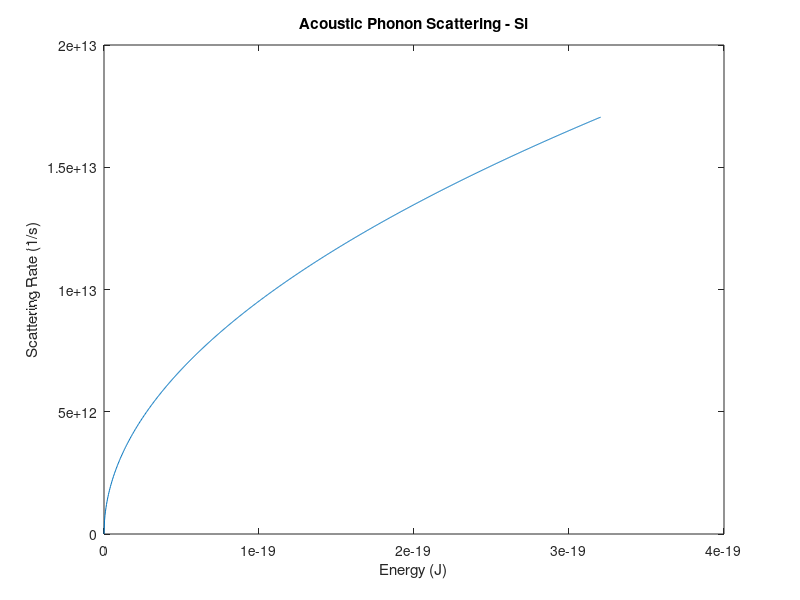
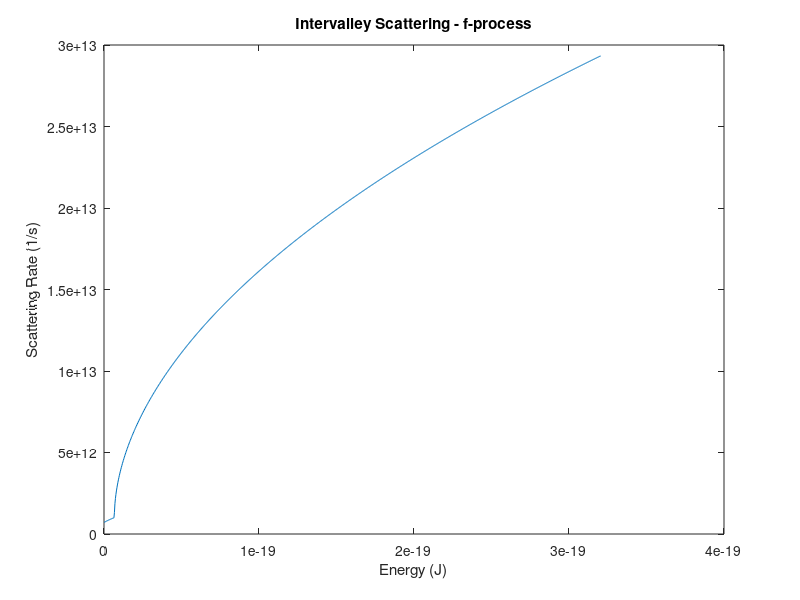
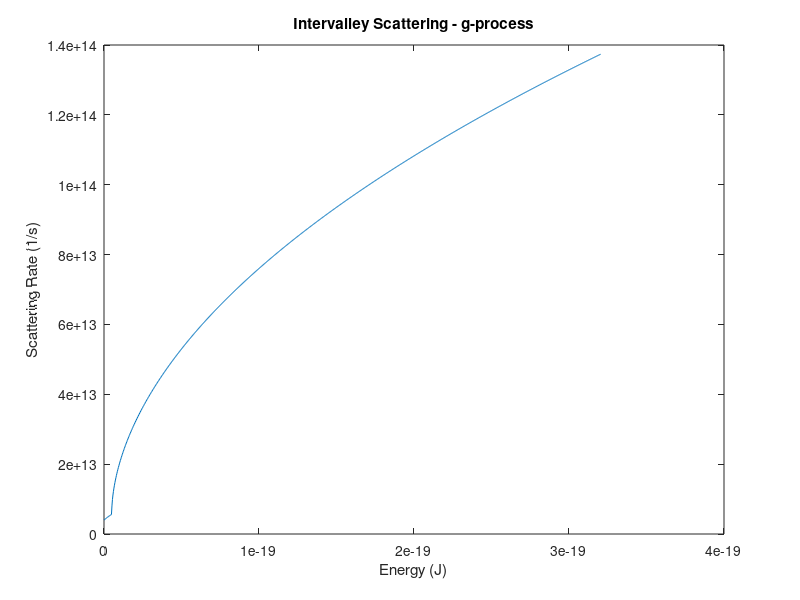
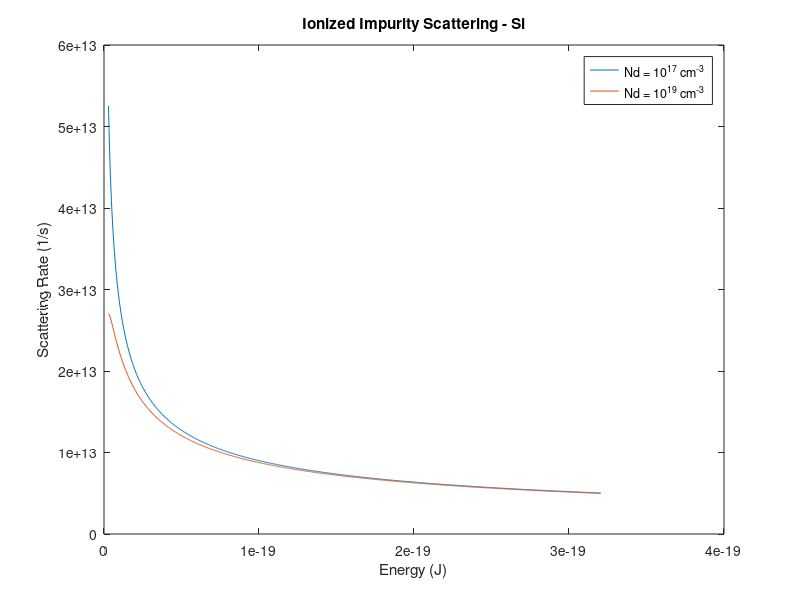

Reproduce these figures in MATLAB, in order.
% Si

close all;
clear;

e = 1.602e-19; % charge of an electron/proton
%hbar = 6.582e-16; % Reduced Planck's Constant (eV*s)
hbar = 1.054e-34; % (J*s)
%rho = 2.329; % mass density (g/cm^3)
rho = 2329; % (kg/m^3)
%kT = 0.0259; % (eV) 
kT = 0.0259*e; %(J)
%vs = 9.04e5; % longitudinal acoustic velocity (cm/s)
vs = 9040; % (m/s)
%Dac = 9.5; % electron acoustic deformation potential (eV)
Dac = 9.5 * e; % (J)
%mo = 9.11e-28; % g 
mo = 9.11e-31; % kg
ml = 0.98*mo;
mt = 0.19*mo;
%mdos = 6^(2/3)*(ml*mt^2)^(1/3);
mdos = (0.98*0.19^2)^(1/3)*mo;
Ec = 0;
E = linspace(0,2*e,1001); % 0 to 2*e Joules

% ---------------------------------------------------------------------------------------
% Acoustic Phonon Scattering - within elastic and equipartition approximations
% ---------------------------------------------------------------------------------------

gc3d = zeros(1001);
G = zeros(1001);

for i = 1:1001
   %gc3d(i) = 6/(2*pi^2) * (2*mdos/hbar^2)^(3/2) * sqrt(E(i) - Ec);
   %G(i) = 2 * 2*pi/hbar * Dac^2 * kT/(2*rho*vs^2) * (1/2) * gc3d(i);
   G(i) = (Dac^2 * kT)/(2*pi*hbar*rho*(vs^2)) * (2*mdos/(hbar^2))^(3/2) * E(i)^(1/2);
end

plot(E,G(1:1001));
title('Acoustic Phonon Scattering - Si');
xlabel('Energy (J)');
ylabel('Scattering Rate (1/s)');

% ---------------------------------------------------------------------------------------
% Equivalent Intervalley Scattering - g and f processes, absorption and emission for each
% ---------------------------------------------------------------------------------------

% f processes - 1 final valley in Si
% g processes - 4 final valleys in Si
Giv_abs_g = zeros(1001);
Giv_em_g = zeros(1001);
Giv_both_g = zeros(1001);

Giv_abs_f = zeros(1001);
Giv_em_f = zeros(1001);
Giv_both_f = zeros(1001);

gc3d_abs_g = zeros(1001);
gc3d_em_g = zeros(1001);
gc3d_abs_f = zeros(1001);
gc3d_em_f = zeros(1001);

% g-type X-X
%Dif_TA_g = 0.5e8; %(eV/cm)
%Dif_TA_g = 5e9; % (eV/m)
Dif_TA_g = 5e9 * e; % (J/m)
%Dif_LA_g = 0.8e8;
%Dif_LA_g = 8e9; % (eV/m)
Dif_LA_g = 8e9 * e; % (J/m)
%Dif_LO_g = 11e8;
%Dif_LO_g = 110e9; %(eV/m)
Dif_LO_g = 110e9 * e; %(J/m)
Dif_g = (Dif_TA_g + Dif_LA_g + Dif_LO_g) / 3;

% f-type X-X
%Dif_TA_f = 0.3e8;
%Dif_TA_f = 3e9; %(eV/m)
Dif_TA_f = 3e9 * e; %(J/m)
%Dif_LA_f = 2e8;
%Dif_LA_f = 20e9; %(eV/m)
Dif_LA_f = 20e9 * e; %(J/m)
%Dif_LO_f = 2e8;
%Dif_LO_f = 20e9; %(eV/m)
Dif_LO_f = 20e9 * e; %(J/m)
Dif_f = (Dif_TA_f + Dif_LA_f + Dif_LO_f) / 3;

Zf_f = 1; % Number of final valleys
Zf_g = 4;

delta_Eif = 0; % 0 for equivalent valley scattering in Si
Eiv_g = e*(0.012 + 0.019 + 0.062) / 3; % (J) %0.062? 
Eiv_f = e*(0.019 + 0.047 + 0.059) / 3;

wif_f = Eiv_f/hbar;
wif_g = Eiv_g/hbar;

Nif_f = 1/(exp(Eiv_f/kT) - 1); % given by Bose-Einstein Distribution Function
Nif_g = 1/(exp(Eiv_g/kT) - 1);

for i = 1:1001
   
   gc3d_abs_f(i) = 6/(2*pi^2) * (2*ml/hbar^2)^(3/2) * real(sqrt(E(i) + Eiv_f - delta_Eif));
   %gc3d_em_f(i) = 6/(2*pi^2) * (2*mdos/hbar^2)^(3/2) * real(sqrt(E(i) - Eiv_f - delta_Eif));
   
   gc3d_abs_g(i) = 6/(2*pi^2) * (2*mt/hbar^2)^(3/2) * real(sqrt(E(i) + Eiv_g - delta_Eif));
   %gc3d_em_g(i) = 6/(2*pi^2) * (2*mdos/hbar^2)^(3/2) * real(sqrt(E(i) - Eiv_g - delta_Eif));
   
   Giv_abs_f(i) = (pi*Dif_f^2*Zf_f)/(2*rho*wif_f) * Nif_f * gc3d_abs_f(i); %absorption
   %Giv_em_f(i) = (pi*Dif_f^2*Zf_f)/(2*rho*wif_f) *(Nif_f + 1) * gc3d_em_f(i); %emission
   
   Giv_abs_g(i) = (pi*Dif_g^2*Zf_g)/(2*rho*wif_g) * Nif_g * gc3d_abs_g(i);
   %Giv_em_g(i) = (pi*Dif_g^2*Zf_g)/(2*rho*wif_g) *(Nif_g + 1) * gc3d_em_g(i);
   
   if (E(i) >= Eiv_f)
       gc3d_em_f(i) = 6/(2*pi^2) * (2*ml/hbar^2)^(3/2) * real(sqrt(E(i) - Eiv_f - delta_Eif));
       Giv_em_f(i) = (pi*Dif_f^2*Zf_f)/(2*rho*wif_f) *(Nif_f + 1) * gc3d_em_f(i); %emission
   else
       Giv_em_f(i) = 0;
   end
   
   if (E(i) >= Eiv_g)
       gc3d_em_g(i) = 6/(2*pi^2) * (2*mt/hbar^2)^(3/2) * real(sqrt(E(i) - Eiv_g - delta_Eif));
       Giv_em_g(i) = (pi*Dif_g^2*Zf_g)/(2*rho*wif_g) *(Nif_g + 1) * gc3d_em_g(i);
   else
       Giv_em_g(i) = 0;
   end
   
   Giv_both_f(i) = Giv_abs_f(i) + Giv_em_f(i);
   Giv_both_g(i) = Giv_abs_g(i) + Giv_em_g(i);
   
end

figure();
plot(E,Giv_both_f(1:1001));
title('Intervalley Scattering - f-process');
xlabel('Energy (J)');
ylabel('Scattering Rate (1/s)');

figure();
plot(E,Giv_both_g(1:1001));
title('Intervalley Scattering - g-process');
xlabel('Energy (J)');
ylabel('Scattering Rate (1/s)');

% ---------------------------------------------------------------------------------------
% Ionized impurity scattering at doping densities of 10^17 and 10^19 cm^-3
% ---------------------------------------------------------------------------------------
q = e;
%Nd_17 = 1e17; % cm^-3
Nd_17 = 1e23; % m^-3
%Nd_19 = 1e19;
Nd_19 = 1e25; % m^-3
Z = 1; 
Es = 11.7; % relative dielectric constant
Eo = 8.854e-12; %F/m vacuum permittivity
Ep = Es*Eo; 
a = 5.43e-10; %m
%k = linspace(0,sqrt(2*mdos*2/hbar^2),1001);
k = zeros(1001);
for i = 1:1001
    k(i) = sqrt(2*mdos*E(i)/hbar^2);
end

Ld_17 = sqrt((Ep*kT)/(q^2 * Nd_17)); % Debye Length
Ld_19 = sqrt((Ep*kT)/(q^2 * Nd_19));

Gi_17 = zeros(1001);
Gi_19 = zeros(1001);

for i = 1:1001
   Gi_17(i) = (Nd_17 * Z^2 * q^4 * (Ld_17^4) * mdos)/(hbar^3 * pi * Eo^2 * Es^2) * (k(i)/(4*(k(i)^2)*(Ld_17^2) + 1));
   Gi_19(i) = (Nd_19 * Z^2 * q^4 * (Ld_19^4) * mdos)/(hbar^3 * pi * Eo^2 * Es^2) * (k(i)/(4*(k(i)^2)*(Ld_19^2) + 1));
end

figure();
plot(E(10:1001),Gi_17(10:1001),'DisplayName','Nd = 10^1^7 cm^-^3');
hold on;
plot(E(10:1001),Gi_19(10:1001),'DisplayName','Nd = 10^1^9 cm^-^3');
hold off;
legend;
xlabel('Energy (J)');
ylabel('Scattering Rate (1/s)');
title('Ionized Impurity Scattering - Si');